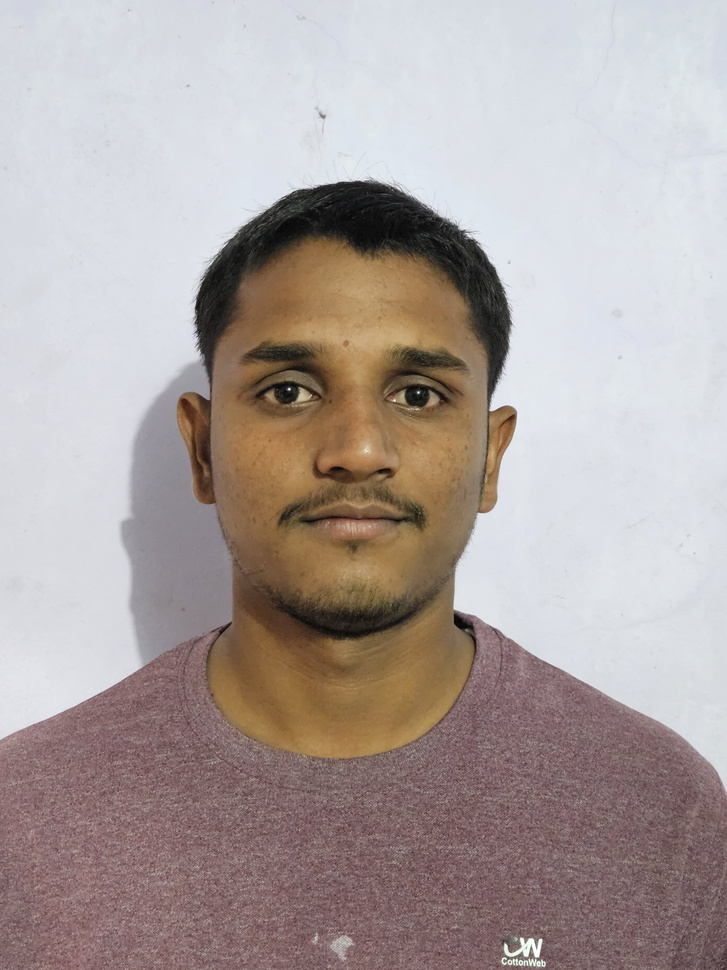
#> input picture AI/passport.jpg, 727 x 970 px, shrunk from 3000 x 4000 before the run
$ python 6.py
#> lines starting #> are read from the running program, lines starting #| are printed output that depends on the picture
import cv2
import numpy as np

# Load an image
image = cv2.imread('passport.jpg')
#> image is the input picture: shape (970, 727, 3); mean B, G, R 159, 161.4, 172.5

# Convert to grayscale
gray_image = cv2.cvtColor(image, cv2.COLOR_BGR2GRAY)
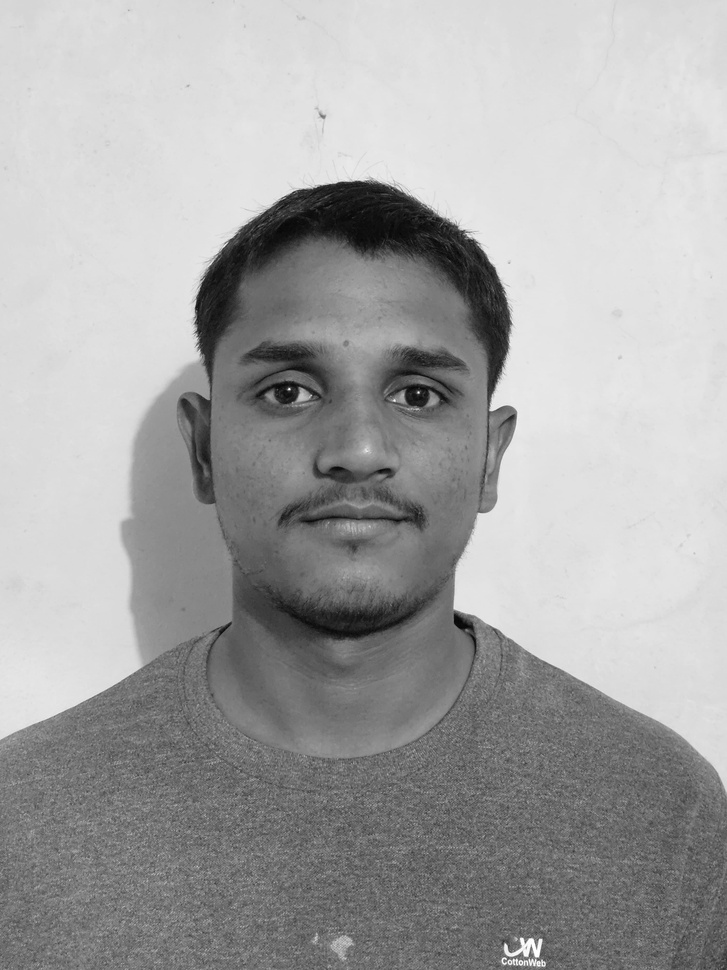
#> gray_image: shape (970, 727); min 3, max 255, mean 164.5

# Apply Canny edge detection
edges = cv2.Canny(gray_image, 100, 200)
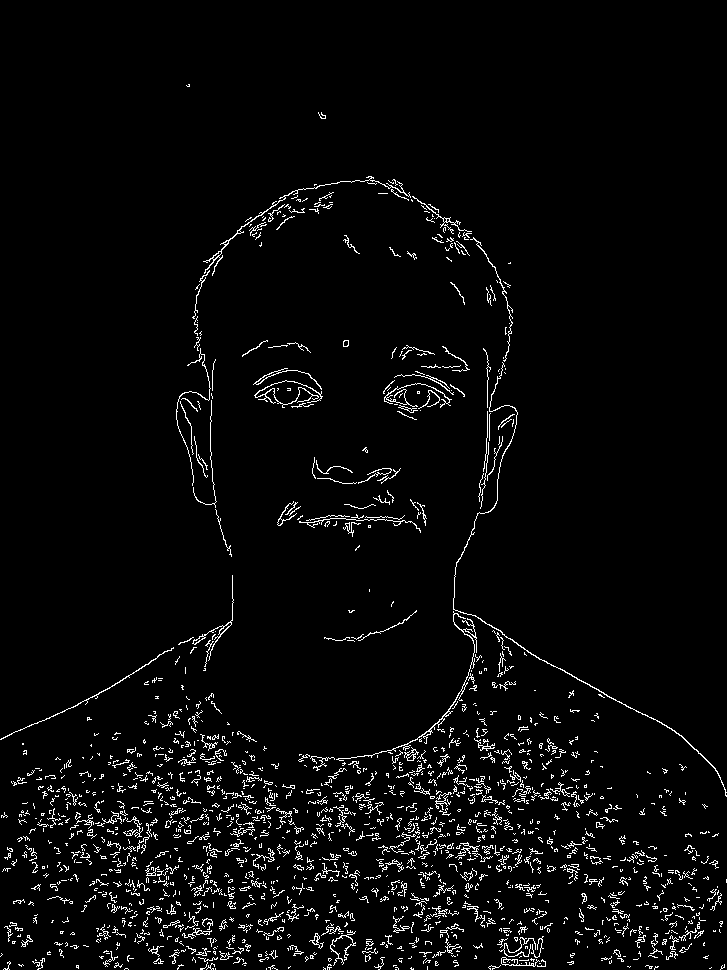
#> edges: shape (970, 727); 3.5% white in thin lines or dots

# Display the original and processed images
cv2.imshow('Original Image', image)
cv2.imshow('Edge Detected Image', edges)

# Wait for key press and close windows
cv2.waitKey(0)
cv2.destroyAllWindows()
